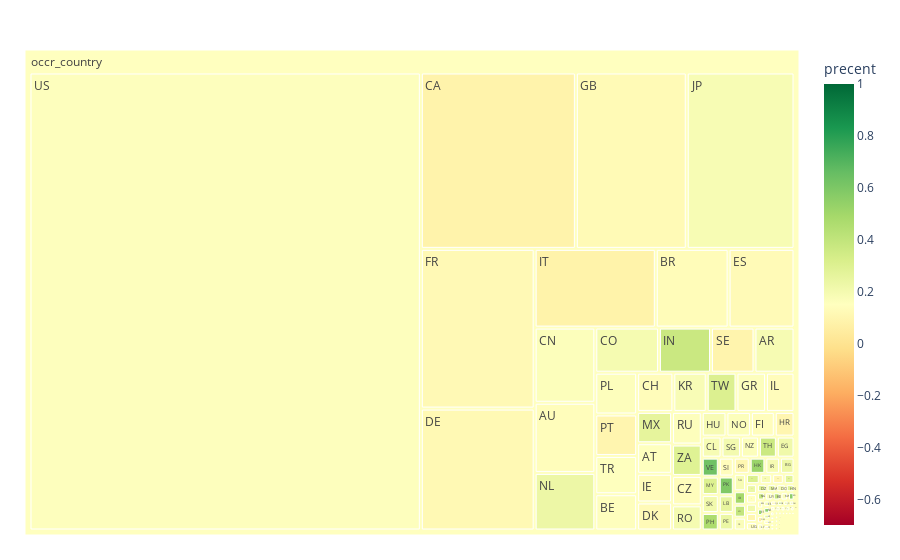

Source (notebook cell):
### Code cell
naivetest = naive_fixed[['occr_country','outc_cod']]
df_plot = naivetest.groupby('occr_country').agg({'occr_country':'count',"outc_cod":"sum"})
df_plot= df_plot.rename(columns={'occr_country':'country'})
df_plot['precent'] = df_plot['outc_cod']/df_plot['country']
df_plot = df_plot.reset_index()
fig = px.treemap(df_plot, path=[px.Constant("occr_country"),'occr_country'], values='country',
                  color='precent', hover_data=['occr_country'],
                  color_continuous_scale='RdYlGn',
                  color_continuous_midpoint=np.average(df_plot['precent'], weights=df_plot['country']))
fig.update_layout(margin = dict(t=50, l=25, r=25, b=25))
fig.show()

### Figure 1 — Plotly figure (JSON) as saved in the notebook; plotly's stock layout.template omitted (floating-point values rounded to 4 significant figures; data arrays with more than 128 entries replaced by an {"elided": "..."} marker saying what was removed)
{"data": [{"branchvalues": "total", "customdata": {"elided": "236x2 mixed values"}, "domain": {"x": [0, 1], "y": [0, 1]}, "hovertemplate": "labels=%{label}<br>country=%{value}<br>parent=%{parent}<br>id=%{id}<br>occr_country=%{customdata[0]}<br>precent=%{color}<extra></extra>", "ids": {"elided": "236 str values"}, "labels": {"elided": "236 str values"}, "marker": {"coloraxis": "coloraxis", "colors": {"elided": "236 float values"}}, "name": "", "parents": {"elided": "236 str values"}, "type": "treemap", "values": {"elided": "236 int values"}}], "layout": {"coloraxis": {"cmid": 0.1513, "colorbar": {"title": {"text": "precent"}}, "colorscale": [[0, "rgb(165,0,38)"], [0.1, "rgb(215,48,39)"], [0.2, "rgb(244,109,67)"], [0.3, "rgb(253,174,97)"], [0.4, "rgb(254,224,139)"], [0.5, "rgb(255,255,191)"], [0.6, "rgb(217,239,139)"], [0.7, "rgb(166,217,106)"], [0.8, "rgb(102,189,99)"], [0.9, "rgb(26,152,80)"], [1, "rgb(0,104,55)"]]}, "legend": {"tracegroupgap": 0}, "margin": {"b": 25, "l": 25, "r": 25, "t": 50}}}
